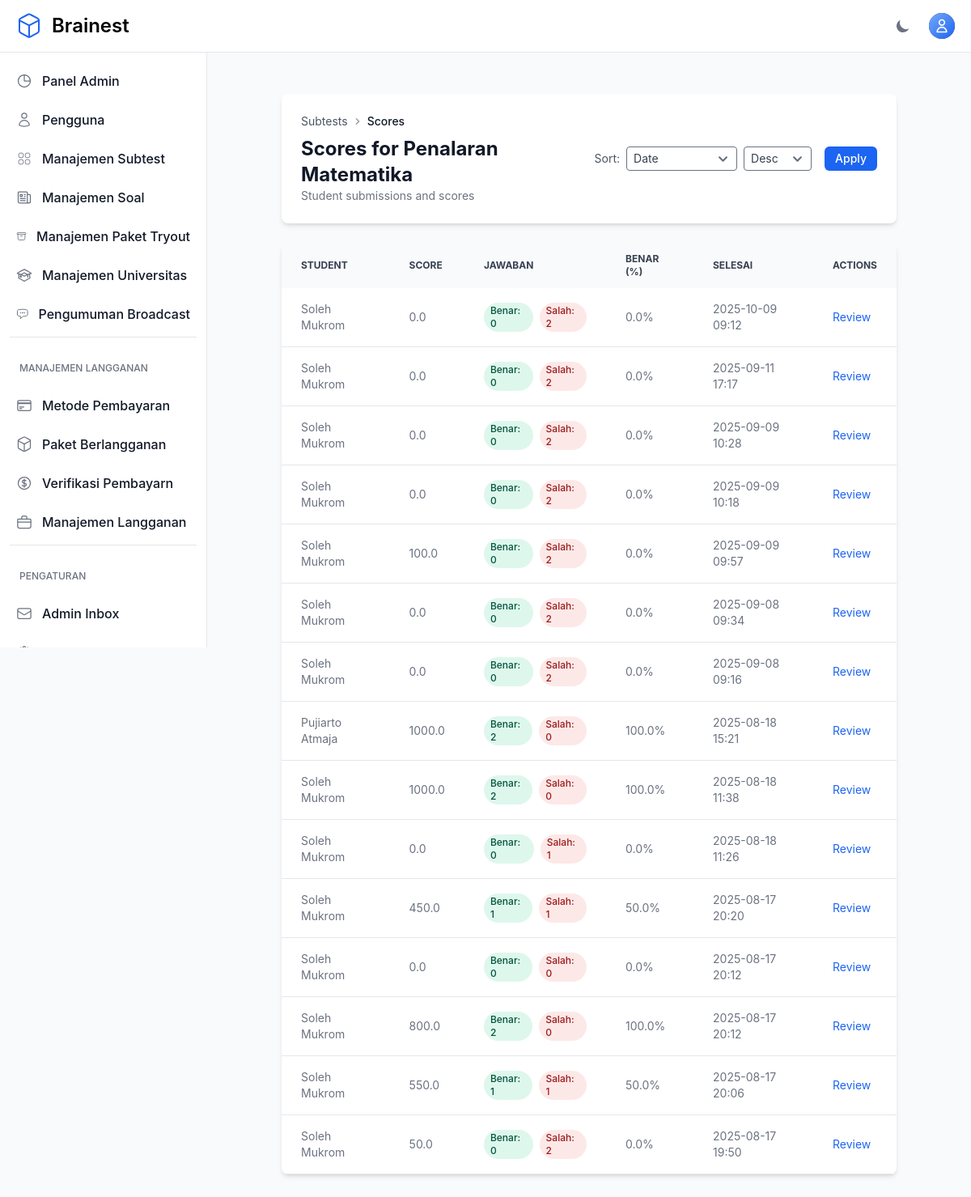
The app's page /teacher/categories/37/scores/ (signed in), older data.
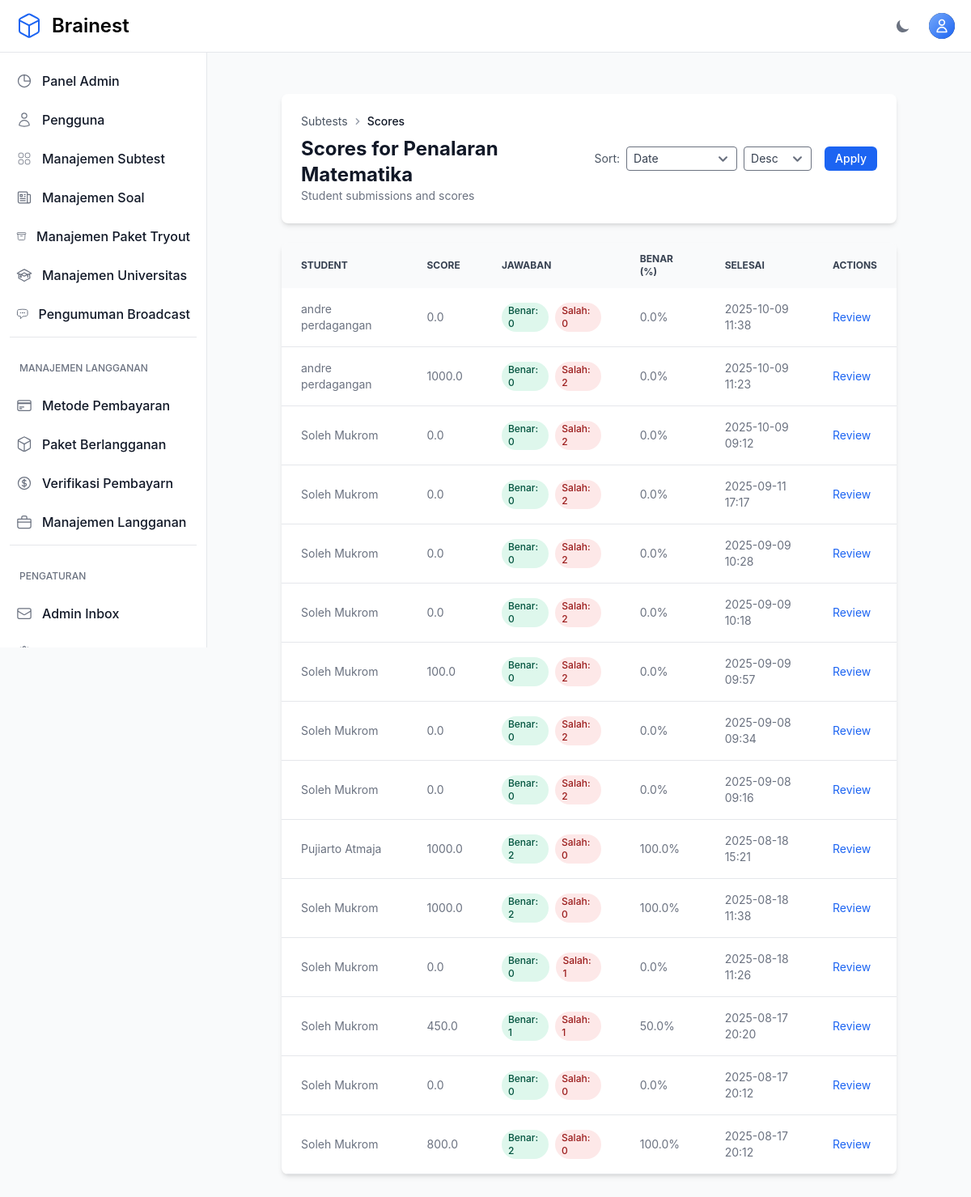
The same page, newer data.
### otosapp/models.py (models this page shows, shortened)
class Test(models.Model):
    student = models.ForeignKey(
        User, on_delete=models.CASCADE,
        limit_choices_to={'userprofile__role__role_name': 'Student'},
        related_name="tests"
    )
    score = models.FloatField(default=0, verbose_name="Score")
    date_taken = models.DateTimeField(auto_now_add=True, verbose_name="Date Taken")
    start_time = models.DateTimeField(null=True, blank=True, verbose_name="Test Start Time")
    end_time = models.DateTimeField(null=True, blank=True, verbose_name="Test End Time")
    time_limit = models.IntegerField(default=60, verbose_name="Time Limit (minutes)")
    is_submitted = models.BooleanField(default=False, verbose_name="Is Submitted")
    categories = models.ManyToManyField(Category, related_name="tests", blank=True)
    tryout_package = models.ForeignKey(
        TryoutPackage,
        on_delete=models.CASCADE,
        null=True,
        blank=True,
        help_text="Paket tryout yang digunakan (jika ada)"
    )
    current_question = models.IntegerField(default=1, verbose_name="Current Question Index")

class User(AbstractUser):
    email = models.EmailField(unique=True)
    phone_number = models.CharField(max_length=20, null=True, blank=True, verbose_name='Phone Number')
    USERNAME_FIELD = 'email'
    REQUIRED_FIELDS = ['username']
    role = models.ForeignKey('Role', on_delete=models.SET_NULL, null=True)
    profile_picture = models.ImageField(upload_to='profile_pictures/', null=True, blank=True, storage=get_storage, max_length=500)
    groups = models.ManyToManyField(
        Group,
        related_name="custom_user_set",  # Add a custom related name here
        blank=True,
        help_text="The groups this user belongs to.",
        verbose_name="groups"
    )
    user_permissions = models.ManyToManyField(
        Permission,
        related_name="custom_user_permissions",  # Add a custom related name here
        blank=True,
        help_text="Specific permissions for this user.",
        verbose_name="user permissions"
    )
    def is_admin(self):
        return self.role and self.role.role_name == 'Admin'

### otosapp/views.py (the view, shortened to what this page needs)
# urls.py: path('teacher/categories/<int:category_id>/scores/', views.teacher_view_student_scores, name='teacher_view_student_scores'),
@login_required
@admin_or_teacher_required
def teacher_view_student_scores(request, category_id):
    category = get_object_or_404(Category, id=category_id)
    if not (request.user.is_admin() or category.created_by == request.user or category.teachers.filter(pk=request.user.pk).exists()):
        raise PermissionDenied
    tests_qs = Test.objects.filter(
        categories=category,
        is_submitted=True
    ).select_related('student').distinct()
    tests_qs = tests_qs.annotate(
        correct_count_ann=Count(
            'answers',
            filter=Q(answers__question__category=category) & (
                Q(answers__selected_choice__is_correct=True) |
                Q(answers__question__question_type='essay', answers__text_answer__isnull=False)
            ),
            distinct=True
        ),
        wrong_count_ann=Count(
            'answers',
            filter=Q(answers__question__category=category) & (
                Q(answers__selected_choice__is_correct=False) |
                Q(answers__question__question_type='essay', answers__text_answer__isnull=True)
            ),
            distinct=True
        ),
    )
    sort = request.GET.get('sort', 'date')
    order = request.GET.get('order', 'desc')
    if sort == 'score':
        sort_field = 'score'
    elif sort == 'correct':
        sort_field = 'correct_count_ann'
    else:
        sort_field = 'date_taken'
    if order == 'asc':
        tests_qs = tests_qs.order_by(sort_field)
    else:
        tests_qs = tests_qs.order_by('-' + sort_field)
    paginator = Paginator(tests_qs, 15)
    page = request.GET.get('page')
    try:
        tests_page = paginator.page(page)
    except PageNotAnInteger:
        tests_page = paginator.page(1)
    except EmptyPage:
        tests_page = paginator.page(paginator.num_pages)
    for test in tests_page:
        test.correct_count = getattr(test, 'correct_count_ann', None)
        test.wrong_count = getattr(test, 'wrong_count_ann', None)
        total_answered = (test.correct_count or 0) + (test.wrong_count or 0)
        if total_answered > 0:
            try:
                test.percent_correct = round((test.correct_count / total_answered) * 100, 1)
            except Exception:
                test.percent_correct = 0.0
        else:
            test.percent_correct = 0.0
    return render(request, 'teacher/student_scores.html', {'tests': tests_page, 'category': category})

### otosapp/templates/teacher/student_scores.html (shortened to what the changed rows need)
{% extends 'base.html' %}
{% block content %}
<section class="bg-gray-50 dark:bg-gray-900 p-3 sm:p-5 antialiased">
  <div class="mx-auto max-w-screen-xl px-4 lg:px-12">
    <div class="bg-white dark:bg-gray-800 relative shadow-md sm:rounded-lg overflow-hidden mb-6">
      <div class="p-6 flex items-center justify-between">
        <div>
          <h1 class="text-2xl font-bold text-gray-900 dark:text-white">Scores for {{ category.category_name }}</h1>
        </div>
      </div>
    </div>
    <div class="bg-white dark:bg-gray-800 relative shadow-md sm:rounded-lg overflow-hidden">
      <div class="overflow-x-auto">
        <table class="w-full text-sm text-left text-gray-500 dark:text-gray-400">
          <thead class="text-xs text-gray-700 uppercase bg-gray-50 dark:bg-gray-700 dark:text-gray-400">
            <tr>
              <th class="px-6 py-3">Student</th>
              <th class="px-6 py-3">Score</th>
              <th class="px-6 py-3">Jawaban</th>
              <th class="px-6 py-3">Benar (%)</th>
              <th class="px-6 py-3">Selesai</th>
              <th class="px-6 py-3">Actions</th>
            </tr>
          </thead>
          <tbody>
            {% for test in tests %}
            <tr class="border-b dark:border-gray-700 hover:bg-gray-50 dark:hover:bg-gray-700 transition-colors">
              <td class="px-6 py-4">
                {% if test.student.get_full_name %}
                  {{ test.student.get_full_name }}
                {% elif test.student.email %}
                  {{ test.student.email }}
                {% elif test.student.phone_number %}
                  {{ test.student.phone_number }}
                {% else %}
                  -
                {% endif %}
              </td>
              <td class="px-6 py-4">{{ test.score|floatformat:1 }}</td>
              <td class="px-6 py-4">
                <div class="flex gap-2 items-center">
                  <span class="inline-flex items-center px-2 py-0.5 rounded-full text-xs font-medium bg-green-100 text-green-800 dark:bg-green-800 dark:text-green-100">Benar: {{ test.correct_count }}</span>
                  <span class="inline-flex items-center px-2 py-0.5 rounded-full text-xs font-medium bg-red-100 text-red-800 dark:bg-red-800 dark:text-red-100">Salah: {{ test.wrong_count }}</span>
                </div>
              </td>
                <td class="px-6 py-4">{{ test.percent_correct }}%</td>
                <td class="px-6 py-4">{{ test.date_taken|date:"Y-m-d H:i" }}</td>
              <td class="px-6 py-4">
                <a href="{% url 'teacher_test_review' category.id test.id %}" class="text-sm text-blue-600 hover:underline">Review</a>
              </td>
            </tr>
            {% endfor %}
          </tbody>
        </table>
      </div>
    </div>
  </div>
</section>
{% endblock %}

Row changes from the older to the newer data that the page shows:
no longer on this page (row unchanged): Test: student.get_full_name "Soleh Mukrom", score "550.0", correct_count "1", wrong_count "1", percent_correct "50.0", date_taken "2025-08-17 20:06"
no longer on this page (row unchanged): Test: student.get_full_name "Soleh Mukrom", score "50.0", correct_count "0", wrong_count "2", percent_correct "0.0", date_taken "2025-08-17 19:50"
added Test: student.get_full_name "andre perdagangan", score "0.0", correct_count "0", wrong_count "0", percent_correct "0.0", date_taken "2025-10-09 11:38"
added Test: student.get_full_name "andre perdagangan", score "1000.0", correct_count "0", wrong_count "2", percent_correct "0.0", date_taken "2025-10-09 11:23"
